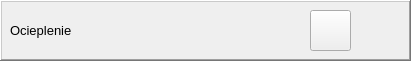
  <widget class="QFrame" name="frame_8">
   <property name="geometry">
    <rect>
     <x>10</x>
     <y>290</y>
     <width>411</width>
     <height>61</height>
    </rect>
   </property>
   <property name="frameShape">
    <enum>QFrame::WinPanel</enum>
   </property>
   <property name="frameShadow">
    <enum>QFrame::Raised</enum>
   </property>
   <widget class="QLabel" name="labelOciep">
    <property name="geometry">
     <rect>
      <x>110</x>
      <y>10</y>
      <width>181</width>
      <height>41</height>
     </rect>
    </property>
    <property name="minimumSize">
     <size>
      <width>0</width>
      <height>31</height>
     </size>
    </property>
    <property name="font">
     <font>
      <family>MS Shell Dlg 2</family>
      <pointsize>10</pointsize>
      <weight>75</weight>
      <bold>true</bold>
     </font>
    </property>
    <property name="styleSheet">
     <string notr="true"/>
    </property>
    <property name="text">
     <string/>
    </property>
    <property name="scaledContents">
     <bool>true</bool>
    </property>
    <property name="alignment">
     <set>Qt::AlignLeading|Qt::AlignLeft|Qt::AlignVCenter</set>
    </property>
   </widget>
   <widget class="QPushButton" name="pushButton_11">
    <property name="geometry">
     <rect>
      <x>310</x>
      <y>10</y>
      <width>41</width>
      <height>41</height>
     </rect>
    </property>
    <property name="sizePolicy">
     <sizepolicy hsizetype="Fixed" vsizetype="Minimum">
      <horstretch>0</horstretch>
      <verstretch>0</verstretch>
     </sizepolicy>
    </property>
    <property name="font">
     <font>
      <pointsize>10</pointsize>
     </font>
    </property>
    <property name="text">
     <string/>
    </property>
    <property name="icon">
     <iconset resource="zasoby.qrc">
      <normaloff>:/zasoby/select.png</normaloff>:/zasoby/select.png</iconset>
    </property>
    <property name="iconSize">
     <size>
      <width>39</width>
      <height>39</height>
     </size>
    </property>
   </widget>
   <widget class="QLabel" name="label_13">
    <property name="geometry">
     <rect>
      <x>10</x>
      <y>10</y>
      <width>101</width>
      <height>41</height>
     </rect>
    </property>
    <property name="font">
     <font>
      <family>MS Shell Dlg 2</family>
      <pointsize>10</pointsize>
     </font>
    </property>
    <property name="text">
     <string>Ocieplenie</string>
    </property>
   </widget>
  </widget>
